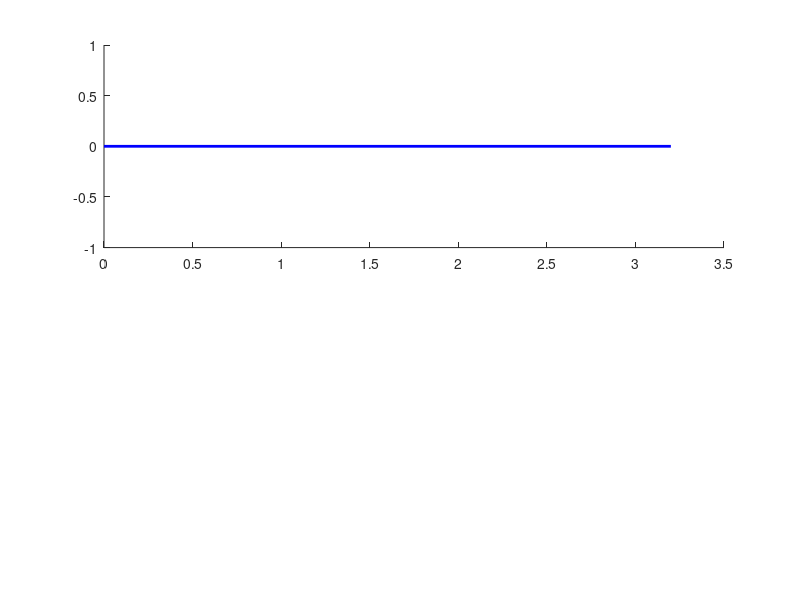

Recreate this plot in MATLAB. (Note: this script raises an error after producing the figure.)
clc; clear all;
L1=3.2;L2=20;L3=7.5;L0=5;L=20;
F_friction=5;
t=0:0.05:7;
ang_speed=2;
theta=ang_speed*t;
A=[0;0];
D=L0*[-3;1];
F=D+[-5;0];
B=L1*[cos(theta);sin(theta)];
alpha=atan(-1/3)+pi;
theta2=alpha-theta;
D_mag=5*sqrt(10);
E=sqrt((D_mag*cos(alpha)-L1*cos(theta)).^2+(D_mag*sin(alpha)-L1*sin(theta)).^2);
beta=acos((E.^2+L2^2-L3^2)./(2*E*L2));
gamma=-asin((D_mag*sin(alpha)-L1*sin(theta))./E)+pi;
omega=asin((L0-(L1*sin(theta)+L2*sin(gamma+beta)))/L3);
theta4 = pi - alpha + omega;
C=[(L1*cos(theta)+L2*cos(gamma+beta));(L1*sin(theta)+L2*sin(gamma+beta))];
delta=0.874553;
E=D+[(L*cos(omega+delta));(L*sin(omega+delta))];
G=E+[-5;0];
E_up=D+[(L*cos(omega+delta));(L*sin(omega+delta))+10];
E_down=D+[(L*cos(omega+delta));(L*sin(omega+delta))-10];
E_x=E(1,:);
E_y=E(2,:);
E_vx=diff(E_x)./diff(t);
E_vy=diff(E_y)./diff(t);
E_v=sqrt(E_vx.^2+E_vy.^2);
A_torque=(F_friction/ang_speed)*E_v;

Jacob = (L1/L3)*( (L3*sin(theta2-theta4) + D_mag*sin(theta2)) ./ (L1*sin(theta2-theta4) + D_mag*sin(theta4)) );
J_theta2 = (D_mag*L1*sin(theta4)/L3).*( (D_mag*cos(theta2) + L3*cos(theta2-theta4) - L1) ./ ((L1*sin(theta2-theta4) + D_mag*sin(theta4)).^2) );
J_theta4 = (D_mag*L1*sin(theta2)/L3).*( (D_mag*cos(theta4) + L1*cos(theta2-theta4) - L3) ./ ((L1*sin(theta2-theta4) + D_mag*sin(theta4)).^2) );
ang_acc_D = (ang_speed^2) * (J_theta2 + Jacob .* J_theta4);

for i=1:length(t)
    ani=subplot(2,1,1);
    L1_bar=line([A(1) B(1,i)],[A(2) B(2,i)], 'Color', 'blue', 'linewidth', 2);
    L2_bar=line([B(1,i) C(1,i)],[B(2,i) C(2,i)], 'Color', [0.5 0 0.5 0.8], 'linewidth', 2);
    L3_bar=line([C(1,i) D(1)],[C(2,i) D(2)], 'Color', 'c', 'linewidth', 2);
    L_bar_fixed=line([E_down(1,i) E_up(1,i)],[E_down(2,i) E_up(2,i)], 'Color', [0.8 1 0 0.25], 'linewidth', 3);
    L_bar=line([E_down(1,i) E_up(1,i)],[E_down(2,i) E_up(2,i)], 'Color', [0.4940 0.1840 0.5560], 'linewidth', 2);
    L4_bar=line([D(1) E(1,i)],[D(2) E(2,i)], 'Color', 'c', 'linewidth', 2);
    L5_bar=line([F(1) G(1,i)],[F(2) G(2,i)], 'Color', [1 0 1], 'linewidth', 2);
    L6_bar=line([G(1,i) E(1,i)],[G(2,i) E(2,i)], 'Color', [0.4940 0.1840 0.5560], 'linewidth', 2);
    A_circle=viscircles(A',0.15);
    B_circle=viscircles(B(:,i)',0.15);
    C_circle=viscircles(C(:,i)',0.15);
    D_circle=viscircles(D',0.15);
    E_circle=viscircles(E(:,i)',0.15);
    F_circle=viscircles(F',0.15);
    G_circle=viscircles(G(:,i)',0.15);
    axis(ani,'equal');
    set(gca,'XLim',[-35 5],'YLim',[-5 35]);
    str1='E';
    str2=['Time elapsed:' num2str(t(i)) ' s'];
    time=text(-2,6,str2);
    pause(0.0000005);
    if i<length(t)
        delete(A_circle);
        delete(B_circle);
        delete(C_circle);
        delete(D_circle);
        delete(E_circle);
        delete(F_circle);
        delete(G_circle);
        delete(L1_bar);
        delete(L2_bar);
        delete(L3_bar);
        delete(L4_bar);
        delete(L_bar);
        delete(L5_bar);
        delete(L6_bar);
        delete(time);
        vel=subplot(2,1,2); 
        plot(vel,t(1:i),E_v(1:i));
        set(vel,'XLim',[0 7],'YLim',[0 40]);
        xlabel(vel, 'Time (s)');
        ylabel(vel,'Amplitude (m/s)');
        title(vel,'Speed of E');
        grid on;
        
    end
    
end